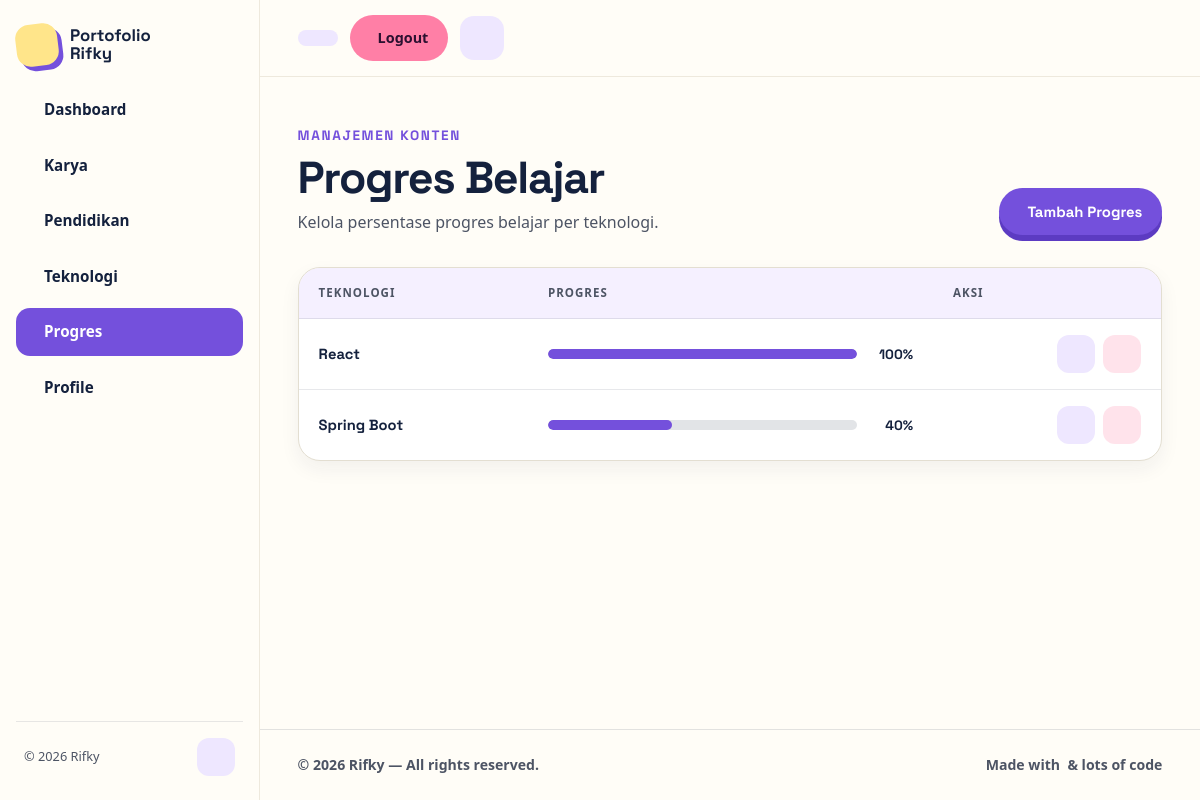
Page /admin/learning_progress.php (signed in) on the committed database.
### tables this page shows
CREATE TABLE IF NOT EXISTS learning_progress (
    id INT UNSIGNED AUTO_INCREMENT PRIMARY KEY,
    technology_id INT UNSIGNED NOT NULL,
    progress_percentage TINYINT UNSIGNED NOT NULL DEFAULT 0,
    CONSTRAINT fk_progress_technology
        FOREIGN KEY (technology_id) REFERENCES technologies (id)
        ON DELETE CASCADE,
    UNIQUE KEY uniq_progress_technology (technology_id)
);

CREATE TABLE IF NOT EXISTS technologies (
    id INT UNSIGNED AUTO_INCREMENT PRIMARY KEY,
    name VARCHAR(100) NOT NULL,
    level TINYINT UNSIGNED NOT NULL DEFAULT 1,
    icon_path VARCHAR(255) NOT NULL DEFAULT ''
);

### admin/learning_progress.php (the view, shortened to what this page needs)
<?php
require __DIR__ . '/../config/database.php';
try {
    $learningProgress = $pdo->query(
        'SELECT p.id, p.technology_id, p.progress_percentage, t.name AS technology_name'
        . ' FROM learning_progress p LEFT JOIN technologies t ON t.id = p.technology_id'
        . ' ORDER BY p.id'
    )->fetchAll();
} catch (Exception $e) {
    $technologies = [];
    $learningProgress = [];
    $_SESSION['flash'] = 'Database belum tersambung. Isi kredensial dulu (lihat .env.example).';
}
require __DIR__ . '/../includes/header.php';
?>
<div class="container">
  <div class="page-head">
    <div>
      <div class="eyebrow"><i class="ph ph-chart-line-up" aria-hidden="true"></i> Manajemen Konten</div>
      <h1>Progres Belajar</h1>
      <p>Kelola persentase progres belajar per teknologi.</p>
    </div>
    <div class="actions">
      <button
        class="btn btn-primary js-open-modal"
        data-open="progressFormModal"
        data-title="Tambah Progres"
        type="button">
        Tambah Progres
      </button>
    </div>
  </div>
  <div class="card card--plain table-card">
    <div class="table-scroll">
      <table class="data-table">
        <thead>
          <tr>
            <th>Teknologi</th>
            <th>Progres</th>
            <th class="th-actions">Aksi</th>
          </tr>
        </thead>
        <tbody>
          <?php foreach ($learningProgress as $item): ?>
            <?php $percentage = max(0, min(100, (int) $item['progress_percentage'])); ?>
            <tr>
              <td data-label="Teknologi">
                <div class="cell-main"><?= htmlspecialchars($item['technology_name'] ?? '—') ?></div>
              </td>
              <td data-label="Progres">
                <div class="cell-progress">
                  <div class="progress-bar" role="progressbar" aria-valuenow="<?= htmlspecialchars((string) $percentage) ?>" aria-valuemin="0" aria-valuemax="100">
                    <span style="width: <?= htmlspecialchars((string) $percentage) ?>%"></span>
                  </div>
                  <span class="progress-pct"><?= htmlspecialchars((string) $percentage) ?>%</span>
                </div>
              </td>
              <td data-label="Aksi">
                <div class="row-actions">
                  <button
                    class="icon-btn js-open-modal"
                    data-open="progressFormModal"
                    data-title="Ubah Progres"
                    data-prefill='<?= htmlspecialchars(json_encode([
                        'id'                  => $item['id'],
                        'technology_id'       => (string) $item['technology_id'],
                        'progress_percentage' => $percentage,
                    ])) ?>'
                    type="button"
                    aria-label="Ubah <?= htmlspecialchars($item['technology_name'] ?? 'Progres') ?>"
                    title="Ubah">
                  </button>
                  <form method="POST" action="learning_progress.php" class="form-inline" onsubmit="return confirm('Hapus progres ini?')">
                    <button
                      class="icon-btn icon-btn--danger"
                      type="submit"
                      aria-label="Hapus <?= htmlspecialchars($item['technology_name'] ?? 'Progres') ?>"
                      title="Hapus">
                    </button>
                  </form>
                </div>
              </td>
            </tr>
          <?php endforeach; ?>
        </tbody>
      </table>
    </div>
  </div>
</div>
<?php require __DIR__ . '/../includes/footer.php'; ?>

### css/tokens.css (style rules this page uses)
:root { --cream: #fffdf7; --card: #ffffff; --card-bg: #ffffff; --ink: #14213d; --muted: #5f6572; --purple: #7450dc; --purple-dark: #5c3bc2; --yellow: #ffe58a; --pink: #ff7fa6; --lavender: #eee7ff; --mint: #dff7ee; --border: #e8e4da; --card-border: #e3ded1; --shadow: 0 14px 30px rgba(34, 30, 74, 0.13); --accent-fg: #ffffff; --sp-1: 4px; --sp-2: 8px; --sp-3: 12px; --sp-4: 16px; --sp-5: 20px; --sp-6: 24px; --sp-8: 32px; --sp-10: 40px; --sp-12: 48px; --sp-14: 56px; --sp-16: 64px; color-scheme: light; }

### rows in the picture
learning_progress: technology.name "React", progress_percentage "100"
learning_progress: technology.name "Spring Boot", progress_percentage "40"

### other values in the picture
$item['label'] "Dashboard"
$item['label'] "Karya"
$item['label'] "Pendidikan"
$item['label'] "Teknologi"
$item['label'] "Progres"
$item['label'] "Profile"
